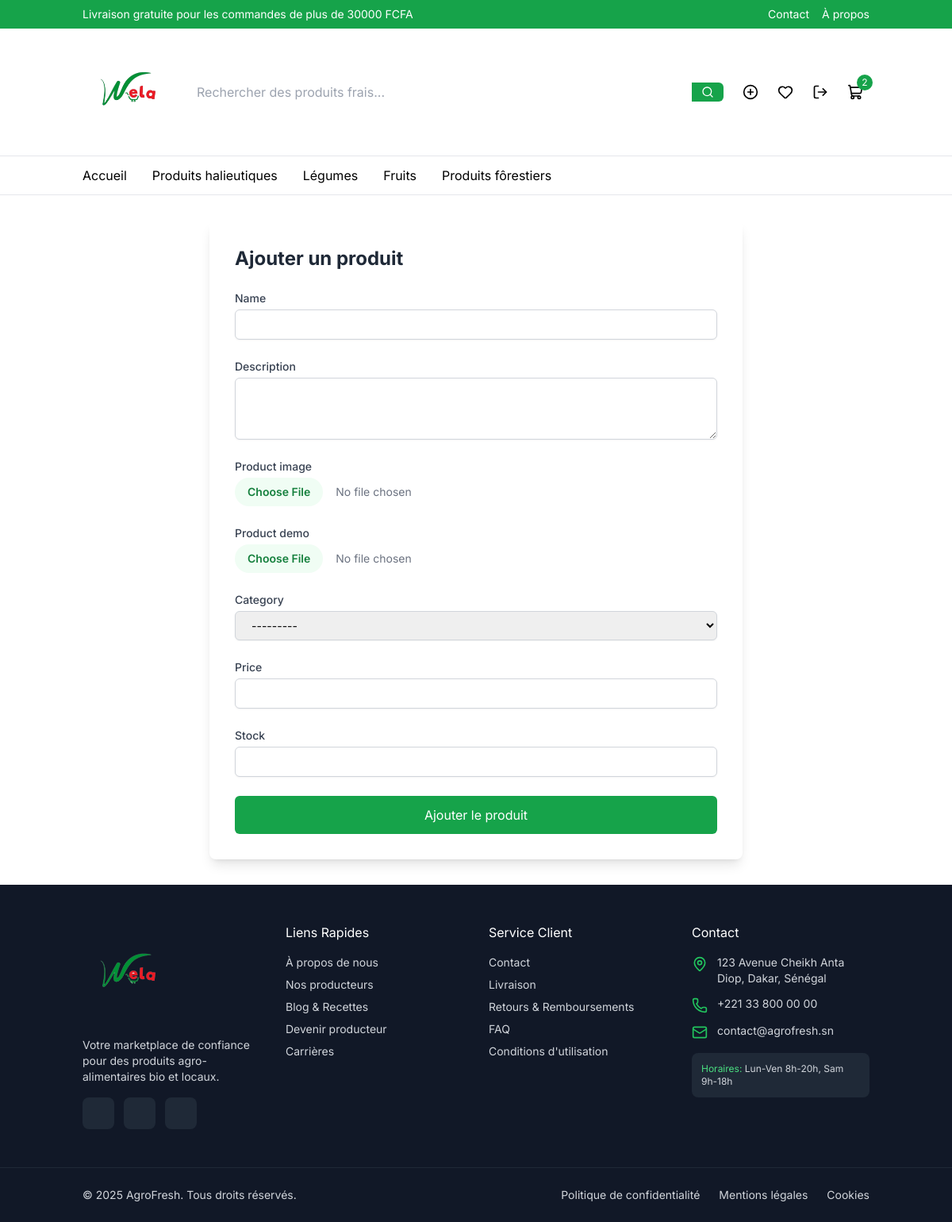
Page /add-product/ (signed in) on the committed database.
### shop/models.py (models this page shows, shortened)
class Category(models.Model):
    name = models.CharField(max_length=100)
    slug = models.SlugField(max_length=100, unique=True, blank=True)
    description = models.TextField(blank=True,null=True)
    Category_image = models.ImageField(upload_to='category_images/', blank=True, null=True)
    parent = models.ForeignKey(
        'self',
        on_delete=models.CASCADE,
        related_name='subcategories',
        blank=True,
        null=True
    )
    def __str__(self):
        return self.name

### shop/views.py (the view)
# urls.py: path('add-product/', views.add_product, name='add_product'),
@login_required
def add_product(request):
    if request.method == 'POST':
        form = ProductForm(request.POST, request.FILES)
        if form.is_valid():
            form.save()
            return redirect('shop:home')
    else:
        form = ProductForm()
    return render(request, 'shop/add_product.html', {'form': form})

### shop/context_processors.py (called while the page is built)
def categories(request):
    return {
        'categories': Category.objects.all()
    }

def cart_item_count(request):
    if request.user.is_authenticated:
        return {
            'cart_item_count': CartItem.objects.filter(user=request.user).count()
        }
    return {
        'cart_item_count': 0
    }

### templates/shop/add_product.html (shortened to what this page needs)
{% extends 'base.html' %}
{% block content %}
<div class="container mx-auto px-4 py-8">
    <div class="max-w-2xl mx-auto bg-white p-8 rounded-lg shadow-lg">
        <h2 class="text-2xl font-bold mb-6 text-gray-800">Ajouter un produit</h2>
        <form method="post" enctype="multipart/form-data" class="space-y-6">
            {% for field in form %}
                <div>
                    <label for="{{ field.id_for_label }}" class="block text-sm font-medium text-gray-700">{{ field.label }}</label>
                    <div class="mt-1">
                        {{ field }}
                    </div>
                </div>
            {% endfor %}
            <div>
                <button type="submit" class="w-full bg-green-600 hover:bg-green-700 text-white py-3 px-6 rounded-md flex items-center justify-center">
                    Ajouter le produit
                </button>
            </div>
        </form>
    </div>
</div>
{% endblock %}

### templates/partials/header.html (shortened to what this page needs)
{% load static %}
<header class="sticky top-0 z-50 bg-white border-b">
      <div class="bg-green-600 text-white py-2">
        <div class="container mx-auto px-4 flex justify-between items-center">
          <p class="text-sm">Livraison gratuite pour les commandes de plus de 30000 FCFA</p>
          <div class="flex gap-4 text-sm">
            <a href="{% url 'contact' %}" class="hover:underline">Contact</a>
            <a href="{% url 'about' %}" class="hover:underline">À propos</a>
          </div>
        </div>
      </div>
      <div class="container mx-auto px-4 py-4">
        <div class="flex items-center justify-between gap-4">
          <a href="{% url 'shop:home' %}" class="flex items-center gap-2">
            <img src="{% static 'Logo.png' %}" alt="AgroFresh Logo" class="h-32">
          </a>
          <div class="hidden md:flex flex-1 max-w-2xl relative">
            <input
              type="text"
              placeholder="Rechercher des produits frais..."
              class="w-full pr-10 border-gray-300 rounded-md"
            />
            <button
              class="absolute right-0 top-0 h-full px-3 bg-green-600 hover:bg-green-700 text-white rounded-r-md"
            >
              <i data-lucide="search" class="h-4 w-4"></i>
            </button>
          </div>
          <div class="flex items-center gap-2">
            {% if user.is_staff %}
            <a href="{% url 'shop:add_product' %}" class="hidden md:flex p-2 rounded-full hover:bg-gray-100" title="Ajouter un produit">
              <i data-lucide="plus-circle" class="h-5 w-5"></i>
            </a>
            {% endif %}
            <button class="hidden md:flex p-2 rounded-full hover:bg-gray-100">
              <i data-lucide="heart" class="h-5 w-5"></i>
            </button>
            {% if user.is_authenticated %}
              <form action="{% url 'accounts:logout' %}" method="post" class="inline">
                <button type="submit" class="p-2 rounded-full hover:bg-gray-100">
                  <i data-lucide="log-out" class="h-5 w-5"></i>
                </button>
              </form>
            {% else %}
              <a href="{% url 'accounts:login' %}" class="p-2 rounded-full hover:bg-gray-100">
                <i data-lucide="user" class="h-5 w-5"></i>
              </a>
            {% endif %}
            <a href="{% url 'shop:cart' %}" class="relative p-2 rounded-full hover:bg-gray-100">
              <i data-lucide="shopping-cart" class="h-5 w-5"></i>
              {% if cart_item_count > 0 %}
              <span class="absolute -top-1 -right-1 h-5 w-5 flex items-center justify-center p-0 bg-green-600 text-white rounded-full text-xs">
                {{ cart_item_count }}
              </span>
              {% endif %}
            </a>
          </div>
        </div>
      </div>
      <nav class="border-t hidden md:block">
        <div class="container mx-auto px-4">
          <ul class="flex gap-8 py-3">
            <li>
              <a href="{% url 'shop:home' %}" class="hover:text-green-600">
                Accueil
              </a>
            </li>
            {% for category in categories %}
            {% if category.slug %}
            <li>
              <a href="{% url 'shop:category' category.slug %}" class="hover:text-green-600">
                {{ category.name }}
              </a>
            </li>
            {% endif %}
            {% endfor %}
          </ul>
        </div>
      </nav>
    </header>

### templates/base.html (style rules this page uses)
body { font-family: 'Inter', sans-serif; }

### rows in the picture
Category: name "Produits halieutiques"
Category: name "Légumes"
Category: name "Fruits"
Category: name "Produits fôrestiers"

### other values in the picture
{{ cart_item_count }} "2"
{{ field.label }} "Name" "Description" "Product image" "Product demo" "Category" "Price" "Stock"
